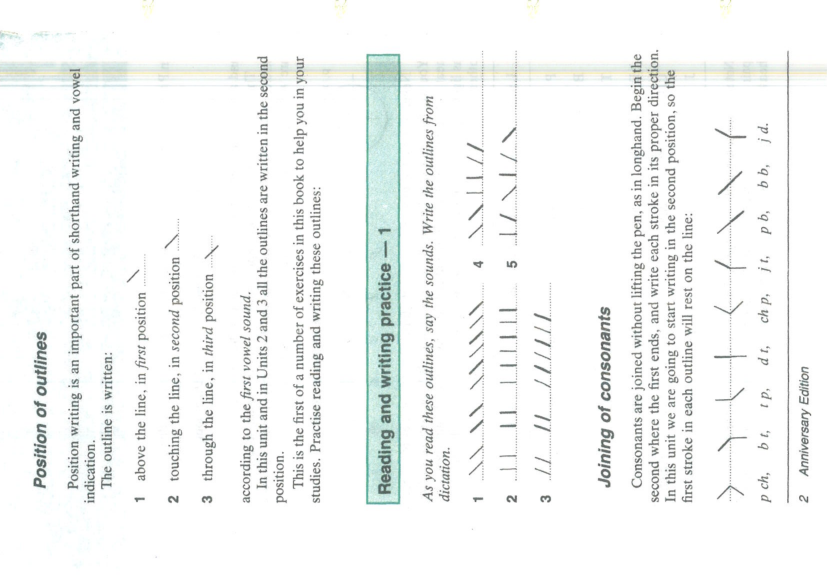
#> input picture assets/stroke-images/professional/stroke_page-010.png, 2480 x 1748 px (shown at 1/3 size)
$ python reextract_missing_strokes.py
#> lines starting #> are read from the running program, lines starting #| are printed output that depends on the picture; after the words box and inside, x2 and y2 are one past the last pixel; in counts of white or black regions, pixels touching at a corner belong together
#!/usr/bin/env python3
"""
Re-run extraction with different parameters for the missing strokes.
Try multiple area ranges to catch strokes that were missed.
"""

import cv2
import numpy as np
from pathlib import Path
import json

def detect_strokes_multipass(image_path, passes):
    """
    Try multiple detection passes with different parameters.

    Args:
        image_path: Path to the image
        passes: List of (min_area, max_area) tuples to try

    Returns:
        Combined list of unique bounding boxes
    """
    img = cv2.imread(str(image_path))
#> img is the input picture: shape (1748, 2480, 3); mean B, G, R 245.9, 246.5, 244.9
    if img is None:
        return [], None

    gray = cv2.cvtColor(img, cv2.COLOR_BGR2GRAY)
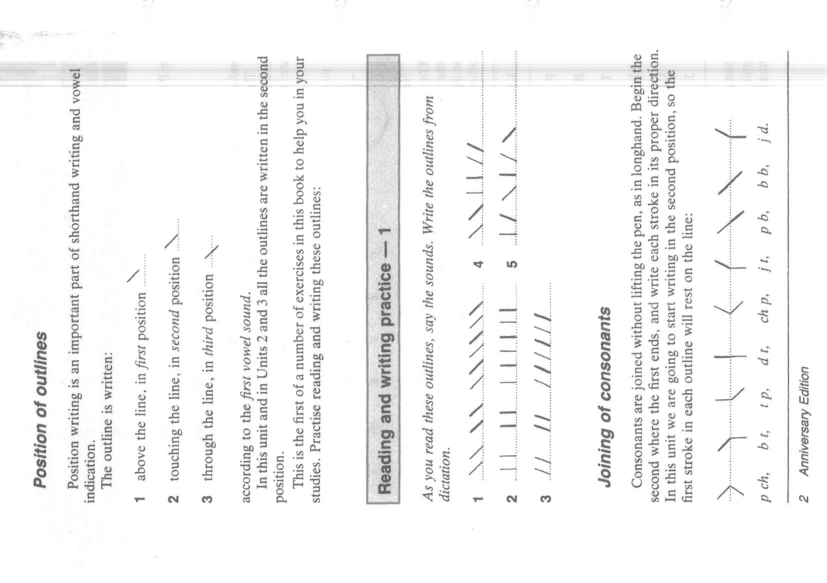
#> gray: shape (1748, 2480) (shown at 1/3 size); min 49, max 255, mean 246

    # Try multiple thresholding techniques
    all_bboxes = []

    for min_area, max_area in passes:
        # Adaptive threshold
        binary = cv2.adaptiveThreshold(
            gray, 255,
            cv2.ADAPTIVE_THRESH_GAUSSIAN_C,
            cv2.THRESH_BINARY_INV,
            11, 2
        )

        # Morphological operations
        kernel = np.ones((3, 3), np.uint8)
        binary = cv2.morphologyEx(binary, cv2.MORPH_CLOSE, kernel)
        binary = cv2.morphologyEx(binary, cv2.MORPH_OPEN, kernel)

        # Find contours
        contours, _ = cv2.findContours(
            binary,
            cv2.RETR_EXTERNAL,
            cv2.CHAIN_APPROX_SIMPLE
        )

        # Filter by area
        for contour in contours:
            area = cv2.contourArea(contour)
            if min_area < area < max_area:
                x, y, w, h = cv2.boundingRect(contour)
                # Add padding
                padding = 10
                x = max(0, x - padding)
                y = max(0, y - padding)
                w = min(img.shape[1] - x, w + 2 * padding)
                h = min(img.shape[0] - h, h + 2 * padding)
                all_bboxes.append((x, y, w, h, area))
#> this loop made 3 passes
#> pass 1, in detect_strokes_multipass, `binary = cv2.adaptiveThreshold( gray, 255, cv2.ADAPTIVE_THRESH_GAUSSIA..`:
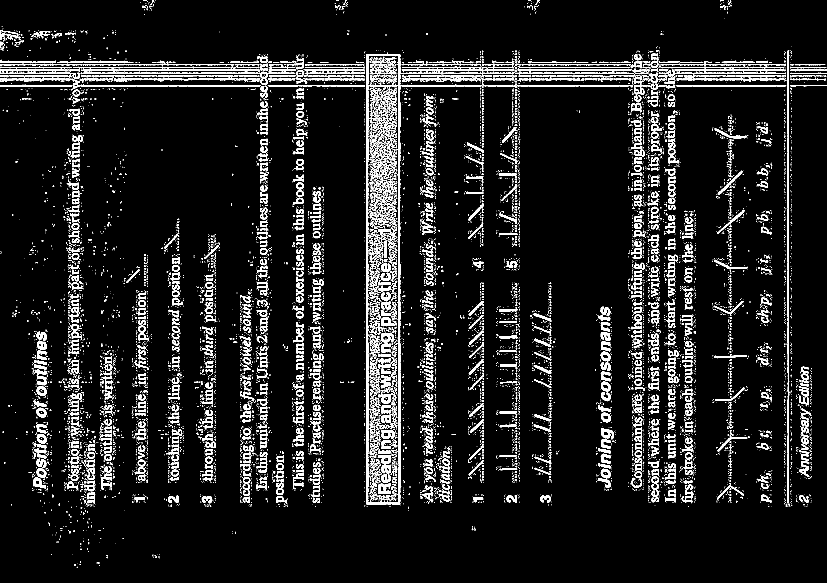
#> binary: shape (1748, 2480) (shown at 1/3 size); 8% white; 13364 white regions (11486 under 20 px), largest, box (x1, y1, x2, y2) and area: (1098, 161, 1203, 1514) 17859, (2361, 151, 2368, 1510) 4998, (218, 239, 783, 267) 2214
#> pass 1, in detect_strokes_multipass, `binary = cv2.morphologyEx(binary, cv2.MORPH_CLOSE, kernel)`:
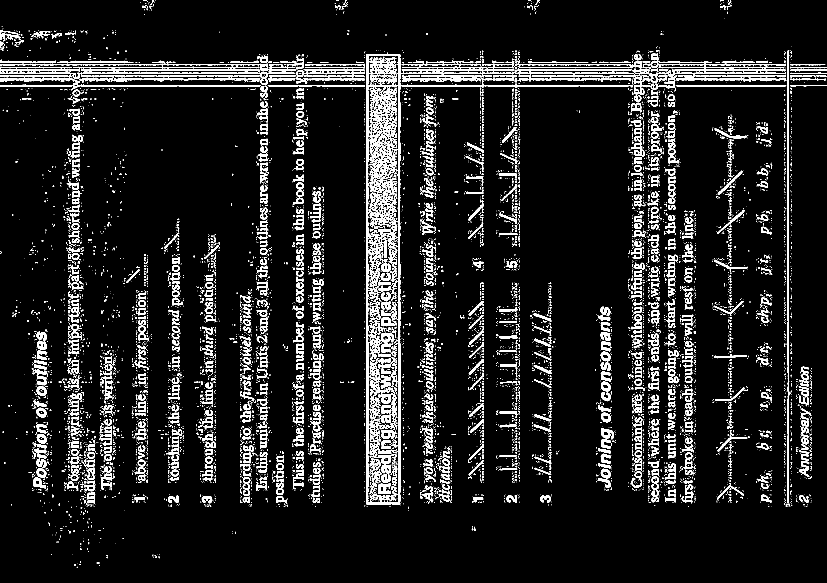
#> binary: shape (1748, 2480) (shown at 1/3 size); 8.6% white; 9458 white regions (8118 under 20 px), largest, box (x1, y1, x2, y2) and area: (1098, 161, 1898, 1514) 55590, (0, 185, 889, 255) 16435, (1545, 182, 2358, 284) 15966
#> pass 1, in detect_strokes_multipass, `binary = cv2.morphologyEx(binary, cv2.MORPH_OPEN, kernel)`:
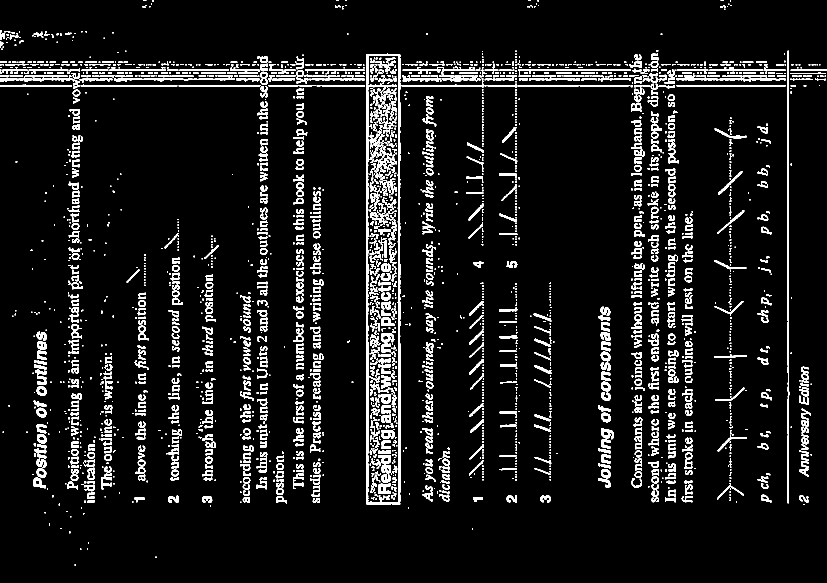
#> binary: shape (1748, 2480) (shown at 1/3 size); 7.1% white; 3094 white regions (1244 under 20 px), largest, box (x1, y1, x2, y2) and area: (1098, 161, 1202, 1514) 18131, (2362, 152, 2368, 1510) 5029, (343, 235, 578, 245) 1156
#> after the loop, all_bboxes = 773 items, first 6: (90, 1423, 57, 52, 641.5), (1793, 1397, 49, 48, 602), (100, 1394, 49, 49, 605), (101, 1292, 49, 49, 624), (1793, 1275, 59, 53, 779), (1793, 1228, 49, 49, 617.5)

    # Remove duplicates (bboxes that overlap significantly)
    unique_bboxes = []
    all_bboxes.sort(key=lambda b: b[4], reverse=True)  # Sort by area, largest first

    for bbox in all_bboxes:
        x1, y1, w1, h1, _ = bbox
        is_duplicate = False

        for existing in unique_bboxes:
            x2, y2, w2, h2 = existing
            # Check overlap
            overlap_x = max(0, min(x1 + w1, x2 + w2) - max(x1, x2))
            overlap_y = max(0, min(y1 + h1, y2 + h2) - max(y1, y2))
            overlap_area = overlap_x * overlap_y

            # If more than 50% overlap, consider duplicate
            area1 = w1 * h1
            if overlap_area > area1 * 0.5:
                is_duplicate = True
                break

        if not is_duplicate:
            unique_bboxes.append((x1, y1, w1, h1))
#> this loop made 773 passes
#> (bbox, x1, y1, w1, h1) on passes 1 to 3: ((2352, 142, 26, 390, 3669), 2352, 142, 26, 390), ((2352, 142, 26, 390, 3669), 2352, 142, 26, 390), ((2352, 142, 26, 390, 3669), 2352, 142, 26, 390)
#> after the loop, unique_bboxes = 616 items, first 6: (2352, 142, 26, 390), (333, 225, 255, 30), (1195, 241, 266, 32), (2146, 225, 221, 30), (234, 243, 308, 28), (1793, 1275, 59, 53)

    # Sort by position (top to bottom, left to right)
    unique_bboxes.sort(key=lambda b: (b[1] // 100, b[0]))

    return unique_bboxes, img

def extract_stroke(img, bbox, stroke_name, output_dir):
    """Extract and save a stroke."""
    x, y, w, h = bbox
    cropped = img[y:y+h, x:x+w]

    output_path = output_dir / f"{stroke_name}_professional.png"
    cv2.imwrite(str(output_path), cropped)

    file_size = output_path.stat().st_size / 1024
    return output_path, file_size

def reextract_missing_strokes():
    """Re-run extraction for pages with missing strokes."""

    base_dir = Path(__file__).parent.parent / "assets" / "stroke-images" / "professional"
    output_dir = Path(__file__).parent.parent / "assets" / "stroke-images" / "extracted-professional"
    output_dir.mkdir(exist_ok=True, parents=True)

    # Pages with missing strokes - try multiple area ranges
    missing_extractions = [
        {
            'page': 'stroke_page-010.png',
            'strokes': ['D'],
            'passes': [(500, 100000), (100, 50000), (1000, 50000)]  # Try smaller areas first
        },
        {
            'page': 'book_page-011.png',
            'strokes': ['J'],
            'passes': [(500, 100000), (100, 50000), (1000, 50000)]
        },
        {
            'page': 'vowel_page-017.png',  # Try vowel_page prefix
            'strokes': ['TH'],
            'passes': [(500, 100000), (100, 50000), (1000, 50000)]
        },
        {
            'page': 'book_page-018.png',
            'strokes': ['Z'],
            'passes': [(500, 100000), (100, 50000), (1000, 50000)]
        },
        {
            'page': 'book_page-019.png',
            'strokes': ['SH', 'ZH'],
            'passes': [(500, 100000), (100, 50000), (1000, 50000)]
        },
        {
            'page': 'book_page-021.png',
            'strokes': ['L', 'W', 'Y', 'H'],
            'passes': [(500, 100000), (100, 50000), (1000, 50000)]
        }
    ]

    print("=" * 70)
    print("🔄 RE-EXTRACTING MISSING STROKES")
    print("=" * 70)
    print("Using multi-pass detection with varying area thresholds")
    print()

    total_extracted = 0

    for item in missing_extractions:
        page_name = item['page']
        expected_strokes = item['strokes']
        passes = item['passes']

        page_path = base_dir / page_name

        # Try alternate page name if not found
        if not page_path.exists():
            # Try different prefixes
            alt_names = [
                f"stroke_page-{page_name.split('-')[1]}",
                f"unit2_curved_page-{page_name.split('-')[1]}",
                f"vowel_page-{page_name.split('-')[1]}",
            ]
            for alt_name in alt_names:
                alt_path = base_dir / alt_name
                if alt_path.exists():
                    page_path = alt_path
                    page_name = alt_name
                    break

        if not page_path.exists():
            print(f"❌ Page not found: {page_name}")
            continue

        print(f"📖 Processing: {page_name}")
        print(f"   Expected strokes: {', '.join(expected_strokes)}")

        bboxes, img = detect_strokes_multipass(page_path, passes)
#> bboxes = 616 items, first 6: (0, 81, 35, 48), (91, 87, 49, 37), (0, 199, 96, 33), (76, 199, 139, 33), (199, 196, 51, 29), (235, 198, 100, 25)

        print(f"   Detected regions: {len(bboxes)}")
#|    Detected regions: 616

        # Extract strokes
        for i, stroke_name in enumerate(expected_strokes):
            if i < len(bboxes):
                output_path, file_size = extract_stroke(img, bboxes[i], stroke_name, output_dir)
                print(f"   ✅ Extracted: {stroke_name} -> {output_path.name} ({file_size:.1f} KB)")
                total_extracted += 1
            else:
                print(f"   ⚠️  Not enough regions for: {stroke_name}")
#> this loop made 1 pass
#> pass 1, in extract_stroke, `cropped = img[y:y+h, x:x+w]`:
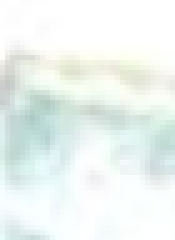
#> cropped: shape (48, 35, 3) (shown 5 times larger); mean B, G, R 241.2, 244.6, 236.9
#> after the loop, total_extracted = 0

        print()

    print("=" * 70)
    print(f"✨ Re-extraction complete! Added {total_extracted} new strokes")
    print("=" * 70)
    print()

    # List all extracted files now
    all_files = sorted(output_dir.glob("*_professional.png"))
    print(f"📊 Total professional strokes: {len(all_files)}")
    for file in all_files:
        stroke_name = file.stem.replace('_professional', '')
        size_kb = file.stat().st_size / 1024
        print(f"   • {stroke_name:6} ({size_kb:6.1f} KB)")

if __name__ == "__main__":
#> (the run stopped early here; a loop or call above may not have finished)
